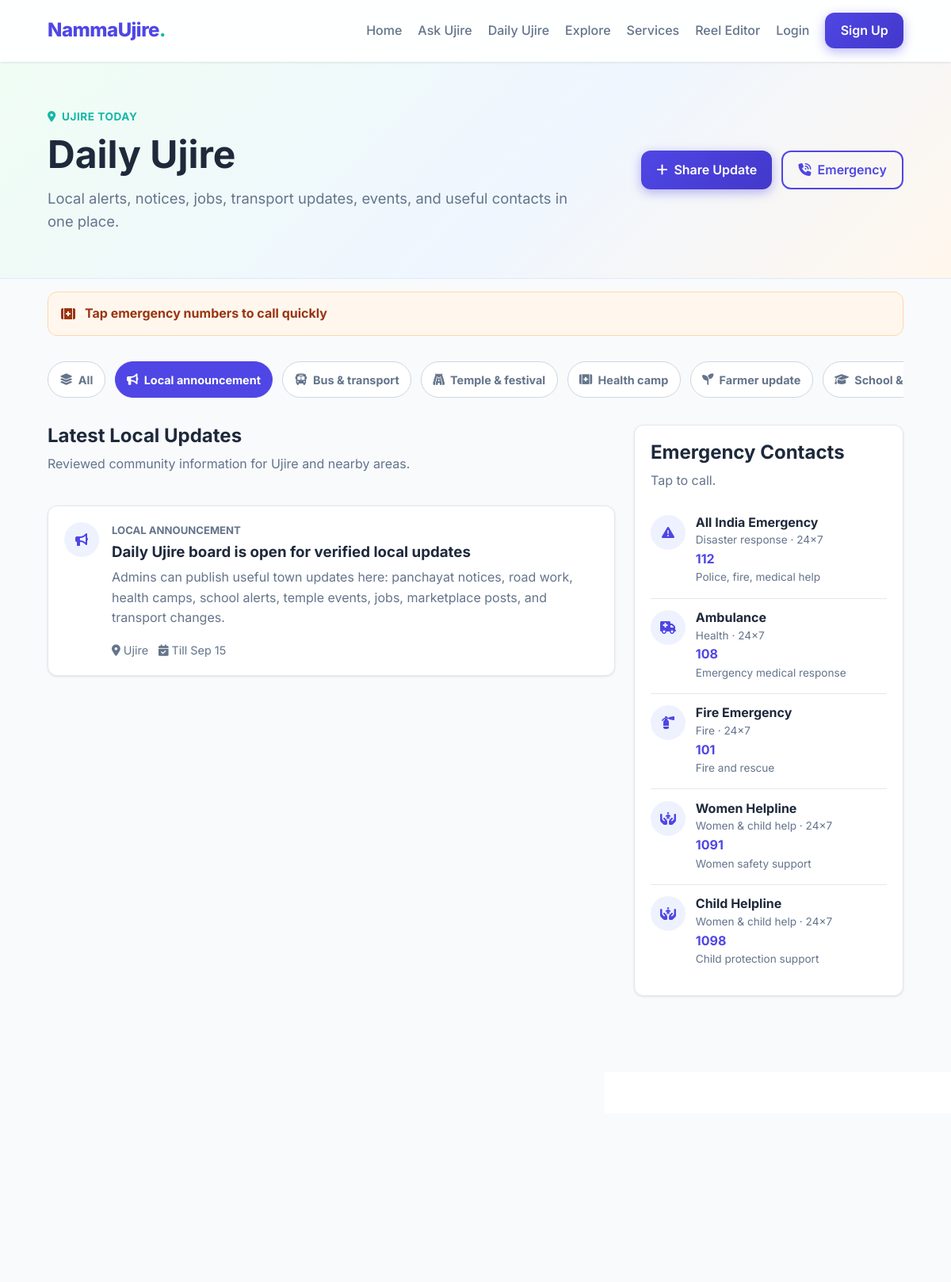
/daily/?category=ANNOUNCEMENT, run on the app's committed database.
### core/models.py (models this page shows, shortened)
class LocalUpdate(models.Model):
    class Category(models.TextChoices):
        ANNOUNCEMENT = 'ANNOUNCEMENT', 'Local announcement'
        BUS = 'BUS', 'Bus & transport'
        TEMPLE = 'TEMPLE', 'Temple & festival'
        HEALTH = 'HEALTH', 'Health camp'
        FARMER = 'FARMER', 'Farmer update'
        SCHOOL = 'SCHOOL', 'School & college'
        PANCHAYAT = 'PANCHAYAT', 'Panchayat notice'
        JOB = 'JOB', 'Local job'
        MARKET = 'MARKET', 'Buy & sell'
        WEATHER = 'WEATHER', 'Rain & weather'
    class Status(models.TextChoices):
        PENDING = 'PENDING', 'Pending review'
        PUBLISHED = 'PUBLISHED', 'Published'
        REJECTED = 'REJECTED', 'Rejected'
    CATEGORY_ICONS = {
        Category.ANNOUNCEMENT: 'fa-solid fa-bullhorn',
        Category.BUS: 'fa-solid fa-bus',
        Category.TEMPLE: 'fa-solid fa-gopuram',
        Category.HEALTH: 'fa-solid fa-kit-medical',
        Category.FARMER: 'fa-solid fa-seedling',
        Category.SCHOOL: 'fa-solid fa-graduation-cap',
        Category.PANCHAYAT: 'fa-solid fa-building-columns',
        Category.JOB: 'fa-solid fa-briefcase',
        Category.MARKET: 'fa-solid fa-store',
        Category.WEATHER: 'fa-solid fa-cloud-rain',
    }
    title = models.CharField(max_length=160)
    category = models.CharField(max_length=20, choices=Category.choices)
    description = models.TextField()
    location = models.CharField(max_length=120, blank=True)
    contact_name = models.CharField(max_length=80, blank=True)
    contact_phone = models.CharField(max_length=15, blank=True)
    event_datetime = models.DateTimeField(blank=True, null=True)
    valid_until = models.DateField(blank=True, null=True)
    is_urgent = models.BooleanField(default=False)
    is_pinned = models.BooleanField(default=False)
    status = models.CharField(max_length=20, choices=Status.choices, default=Status.PENDING)
    submitted_by = models.ForeignKey(
        settings.AUTH_USER_MODEL,
        on_delete=models.SET_NULL,
        blank=True,
        null=True,
        related_name='submitted_local_updates',
    )
    generated_from = models.ForeignKey(
        'RecurringLocalUpdate',
        on_delete=models.SET_NULL,
        blank=True,
        null=True,
        related_name='generated_updates',
    )
    generated_for = models.DateField(blank=True, null=True)
    created_at = models.DateTimeField(auto_now_add=True)
    updated_at = models.DateTimeField(auto_now=True)
    class Meta:
        ordering = ['-is_urgent', '-is_pinned', 'event_datetime', '-created_at']
    @classmethod
    def published(cls):
        today = timezone.localdate()
        return cls.objects.filter(status=cls.Status.PUBLISHED).filter(
            models.Q(valid_until__isnull=True) | models.Q(valid_until__gte=today)
        )
    @classmethod
    def category_options(cls):
        return [
            {
                'value': value,
                'label': label,
                'icon': cls.CATEGORY_ICONS.get(value, 'fa-solid fa-circle-info'),
            }
            for value, label in cls.Category.choices
        ]
    @property
    def icon_class(self):
        return self.CATEGORY_ICONS.get(self.category, 'fa-solid fa-circle-info')

class EmergencyContact(models.Model):
    class Category(models.TextChoices):
        HEALTH = 'HEALTH', 'Health'
        POLICE = 'POLICE', 'Police'
        FIRE = 'FIRE', 'Fire'
        PANCHAYAT = 'PANCHAYAT', 'Panchayat'
        TRANSPORT = 'TRANSPORT', 'Transport'
        WOMEN_CHILD = 'WOMEN_CHILD', 'Women & child help'
        DISASTER = 'DISASTER', 'Disaster response'
    CATEGORY_ICONS = {
        Category.HEALTH: 'fa-solid fa-truck-medical',
        Category.POLICE: 'fa-solid fa-shield-halved',
        Category.FIRE: 'fa-solid fa-fire-extinguisher',
        Category.PANCHAYAT: 'fa-solid fa-building-columns',
        Category.TRANSPORT: 'fa-solid fa-taxi',
        Category.WOMEN_CHILD: 'fa-solid fa-hands-holding-child',
        Category.DISASTER: 'fa-solid fa-triangle-exclamation',
    }
    name = models.CharField(max_length=120)
    category = models.CharField(max_length=20, choices=Category.choices)
    phone = models.CharField(max_length=15)
    secondary_phone = models.CharField(max_length=15, blank=True)
    location = models.CharField(max_length=120, blank=True)
    notes = models.CharField(max_length=220, blank=True)
    available_24x7 = models.BooleanField(default=False)
    sort_order = models.PositiveIntegerField(default=0)
    is_active = models.BooleanField(default=True)
    class Meta:
        ordering = ['sort_order', 'name']
    @property
    def icon_class(self):
        return self.CATEGORY_ICONS.get(self.category, 'fa-solid fa-phone')

### core/views.py (the view)
# urls.py: path('daily/', core_views.daily_hub_view, name='daily_hub'),
def daily_hub_view(request):
    selected_category = request.GET.get('category', '')
    updates = LocalUpdate.published()
    if selected_category:
        updates = updates.filter(category=selected_category)
    urgent_updates = LocalUpdate.published().filter(is_urgent=True)[:3]
    emergency_contacts = EmergencyContact.objects.filter(is_active=True)
    return render(request, 'core/daily_hub.html', {
        'updates': updates,
        'urgent_updates': urgent_updates,
        'emergency_contacts': emergency_contacts,
        'categories': LocalUpdate.category_options(),
        'selected_category': selected_category,
    })

### core/templates/core/daily_hub.html (shortened to what this page needs)
{% extends 'base.html' %}
{% block content %}
<section class="daily-hero">
    <div class="daily-hero-content">
        <div>
            <span class="section-kicker"><i class="fa-solid fa-location-dot"></i> Ujire today</span>
            <h1>Daily Ujire</h1>
            <p>Local alerts, notices, jobs, transport updates, events, and useful contacts in one place.</p>
        </div>
        <div class="daily-hero-actions">
            <a href="{% url 'submit_local_update' %}" class="btn btn-primary"><i class="fa-solid fa-plus"></i> Share Update</a>
            <a href="#emergency" class="btn btn-outline"><i class="fa-solid fa-phone-volume"></i> Emergency</a>
        </div>
    </div>
</section>
{% if urgent_updates %}
<section class="container daily-strip">
    {% for update in urgent_updates %}
    <a href="#update-{{ update.id }}" class="urgent-item">
        <i class="{{ update.icon_class }}"></i>
        <span>{{ update.title }}</span>
    </a>
    {% endfor %}
</section>
{% endif %}
<section class="container">
    <div class="category-scroll">
        <a href="{% url 'daily_hub' %}" class="chip {% if not selected_category %}chip-active{% endif %}">
            <i class="fa-solid fa-layer-group"></i> All
        </a>
        {% for cat in categories %}
        <a href="{% url 'daily_hub' %}?category={{ cat.value }}" class="chip {% if selected_category == cat.value %}chip-active{% endif %}">
            <i class="{{ cat.icon }}"></i> {{ cat.label }}
        </a>
        {% endfor %}
    </div>
    <div class="daily-layout">
        <div class="updates-column">
            <div class="section-heading">
                <div>
                    <h2>Latest Local Updates</h2>
                    <p class="text-muted">Reviewed community information for Ujire and nearby areas.</p>
                </div>
            </div>
            {% for update in updates %}
            <article id="update-{{ update.id }}" class="update-card {% if update.is_urgent %}update-urgent{% endif %}">
                <div class="update-icon"><i class="{{ update.icon_class }}"></i></div>
                <div class="update-body">
                    <div class="update-meta">
                        <span>{{ update.get_category_display }}</span>
                    </div>
                    <h3>{{ update.title }}</h3>
                    <p>{{ update.description }}</p>
                    <div class="update-foot">
                        {% if update.location %}
                        <span><i class="fa-solid fa-location-dot"></i> {{ update.location }}</span>
                        {% endif %}
                        {% if update.valid_until %}
                        <span><i class="fa-solid fa-calendar-check"></i> Till {{ update.valid_until|date:"M d" }}</span>
                        {% endif %}
                    </div>
                </div>
            </article>
            {% endfor %}
        </div>
        <aside id="emergency" class="emergency-panel">
            <div class="section-heading compact">
                <div>
                    <h2>Emergency Contacts</h2>
                    <p class="text-muted">Tap to call.</p>
                </div>
            </div>
            {% for contact in emergency_contacts %}
            <a href="tel:{{ contact.phone }}" class="contact-row">
                <div class="contact-icon"><i class="{{ contact.icon_class }}"></i></div>
                <div>
                    <h3>{{ contact.name }}</h3>
                    <p>{{ contact.get_category_display }}{% if contact.available_24x7 %} · 24x7{% endif %}</p>
                    <strong>{{ contact.phone }}</strong>
                    {% if contact.notes %}<small>{{ contact.notes }}</small>{% endif %}
                </div>
            </a>
            {% empty %}
            <p class="text-muted">Emergency contacts will appear here after admin review.</p>
            {% endfor %}
        </aside>
    </div>
</section>
{% endblock %}

### data on the page
LocalUpdate: title "Tap emergency numbers to call quickly"
LocalUpdate: category "LOCAL ANNOUNCEMENT", title "Daily Ujire board is open for verified local updates", description "Admins can publish useful town updates here: panchayat notices, road work, health camps, school alerts, temple events, jobs, marketplace posts, and transport changes.", location "Ujire", valid_until "Sep 15"
EmergencyContact: name "All India Emergency", category "Disaster response", available_24x7 "· 24x7", phone "112", notes "Police, fire, medical help"
EmergencyContact: name "Ambulance", category "Health", available_24x7 "· 24x7", phone "108", notes "Emergency medical response"
EmergencyContact: name "Fire Emergency", category "Fire", available_24x7 "· 24x7", phone "101", notes "Fire and rescue"
EmergencyContact: name "Women Helpline", category "Women & child help", available_24x7 "· 24x7", phone "1091", notes "Women safety support"
EmergencyContact: name "Child Helpline", category "Women & child help", available_24x7 "· 24x7", phone "1098", notes "Child protection support"

### other printed values
{{ cat.label }} "Local announcement" "Bus & transport" "Temple & festival" "Health camp" "Farmer update" "School &…"
